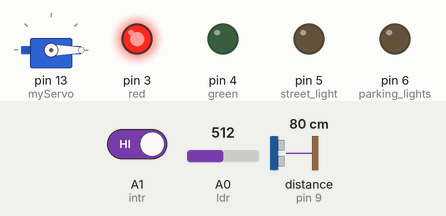
Recording of a sketch running on a simulated Arduino Uno, built with avr-gcc and run on an emulated ATmega328P. Shown: servo, output pins drawn as LEDs (lit = HIGH). Wiring (inferred from the names in the program): ultrasonic range finder: trigger pin 10; echo pin 9. Inputs (shaded band) come from the test bench; at power-on: A0 (ldr) = 512, A1 (intr) HIGH, distance to the obstacle (sensor on pin 9) 80 cm. The echo pulse lasts 58.3 µs per cm; pins used as bus, display or sensor lines are not drawn; what the sketch prints to the serial monitor is not drawn.

Above: at 1.2 s.
1.3 s: A0 (ldr) set to 208
4.3 s: A0 (ldr) set to 183
At 5.4 s:
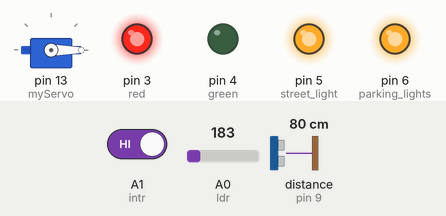
5.8 s: A1 (intr) driven LOW
At 5.96 s:
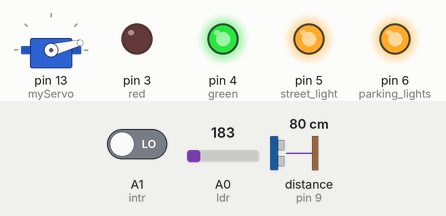
At 8.4 s:
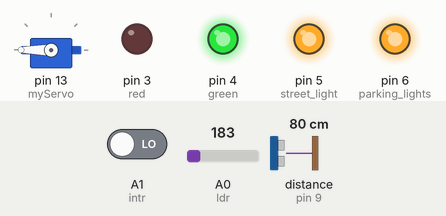
11.8 s: distance to the obstacle (sensor on pin 9) set to 250 cm
Timing chart, 0 to 15.8 s (numbered marks = the images above; inputs shaded):
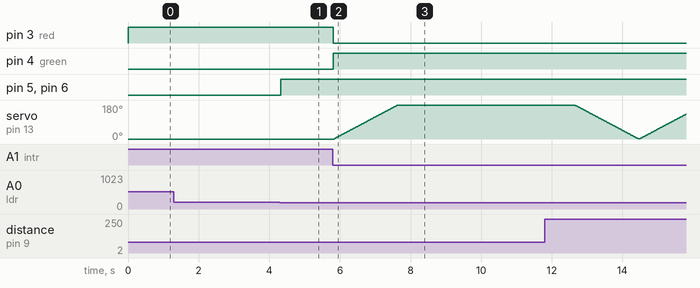

Measured:
- the behaviour switches between 200 and 199 on A0 (ldr) (found by bisection; images 0 and 1)
- after the input at 1.3 s, every drawn part: stays the same
- after the input at 4.3 s, pin 5 (street_light), pin 6 (parking_lights): LOW → HIGH at once
- after the input at 5.8 s, pin 3 (red): HIGH → LOW at once; pin 4 (green): LOW → HIGH at once; servo on pin 13 (myServo): moves from 0° to 180° over 1.8 s, starting at once

The sketch:

Gate_Lights.ino
```cpp
/*
 * Code Written by : Aman Ulla
 */
#include<Servo.h>     //Including the Servo Library
const int pingPin = 10; // Trigger Pin of Ultrasonic Sensor
const int echoPin = 9; // Echo Pin of Ultrasonic Sensor 1
const int red=3,green=4;         // defining the pins for the led near gate
int ldr=A0;              // defining the analog pin to ldr to read the intensity
int intr=A1;
const int street_light=5;    //defining the pins for led used as street light
const int parking_lights=6;   //defining the pins for led used as parking lights
Servo myServo; // Creating Servo Object
void setup() {
Serial.begin(9600);       // Starting the Serial Monitor at 9600 baud rate
pinMode(red,OUTPUT);    // road 1 signal red set to OUTPUT
pinMode(green,OUTPUT);   //road 2 signal green set to OUTPUT
pinMode(street_light,OUTPUT);  // set the led as OUTPUT
pinMode(parking_lights,OUTPUT); // set the led as OUTPUT
pinMode(intr,INPUT);   // setting interrupt as Input
myServo.attach(13);     // defining the pin number for the servo
myServo.write(0);       // initilization of servo angle to 0 degree
digitalWrite(street_light,LOW);    //initially set the led in off state
digitalWrite(parking_lights,LOW);   //initially set the led in off state
}
void loop() {
 int distance,intensity,interrupt;
 int threshold=200;
 distance=calculatedistance(pingPin,echoPin);   //get the distance
 intensity=get_intensity();   //get the intensity of the surrounding
 interrupt = digitalRead(intr);
 Serial.println("distance"+distance);
 Serial.println("intensity"+intensity);
 if(interrupt==LOW)
 {
  digitalWrite(green,HIGH);
  digitalWrite(red,LOW);
  if(distance < 10)    //checking if there is car near the gate
  {
  open_gate();
  delay(5000);
  close_gate();
 }
 }
 else{
  digitalWrite(green,LOW);
  digitalWrite(red,HIGH);
 }
 if(intensity<threshold)   //checking if the intensity is lesser than the threshold
 {
   turn_on_light();
 }
 else
  {
    turn_off_light();
  }
}
// Converting millisecond to Centimeter
long microsecondsToCentimeters(long microseconds)
{
   return microseconds / 29 / 2;
}
//function to calculate the distance using the Sonar
int calculatedistance(int pingPin , int echoPin){
  long duration, inches, cm,meter;
  pinMode(pingPin, OUTPUT);
  digitalWrite(pingPin, LOW);
  delayMicroseconds(2);
  digitalWrite(pingPin, HIGH);
  delayMicroseconds(10);
  digitalWrite(pingPin, LOW);
  pinMode(echoPin, INPUT);
  duration = pulseIn(echoPin, HIGH);
  cm = microsecondsToCentimeters(duration);
  meter = cm/100;
  return meter;
} // Function to Open the Gate
void open_gate()
{
  int i;
  for(i=0;i<=180;i++)   //moving the servo hand 180 degree upwards
  {
    myServo.write(i);
    delay(10);
  }
}
void close_gate()
{
  int i;
  for(i=180;i>=1;i--)   //moving the servo hand 180 degree downwards
  {
    myServo.write(i);
    delay(10);
  }
}
int get_intensity()   //to get the intensity of the surrounding
{
  return analogRead(ldr);
}
void turn_on_light()
{
  digitalWrite(street_light,HIGH);
  digitalWrite(parking_lights,HIGH);
}
void turn_off_light()
{
  digitalWrite(street_light,LOW);
  digitalWrite(parking_lights,LOW);
}
```
